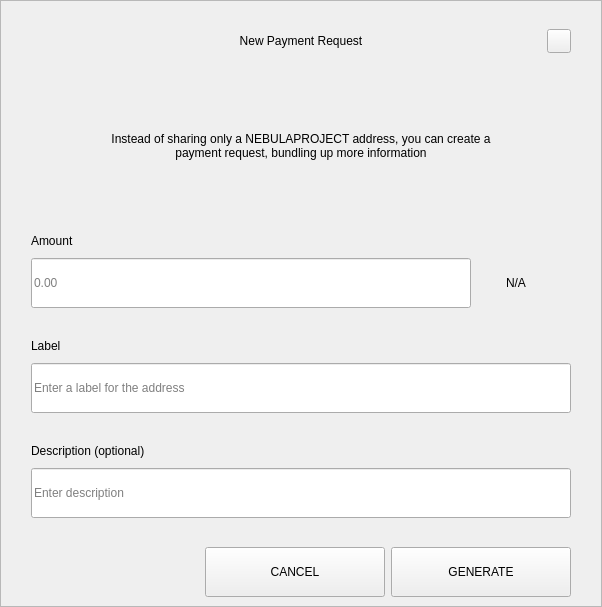
<?xml version="1.0" encoding="UTF-8"?>
<ui version="4.0">
 <class>RequestDialog</class>
 <widget class="QDialog" name="RequestDialog">
  <property name="geometry">
   <rect>
    <x>0</x>
    <y>0</y>
    <width>602</width>
    <height>607</height>
   </rect>
  </property>
  <property name="windowTitle">
   <string notr="true">N/A</string>
  </property>
  <layout class="QVBoxLayout" name="verticalLayout_5">
   <property name="spacing">
    <number>0</number>
   </property>
   <property name="leftMargin">
    <number>0</number>
   </property>
   <property name="topMargin">
    <number>0</number>
   </property>
   <property name="rightMargin">
    <number>0</number>
   </property>
   <property name="bottomMargin">
    <number>0</number>
   </property>
   <item>
    <widget class="QFrame" name="frame">
     <property name="styleSheet">
      <string notr="true"/>
     </property>
     <property name="frameShape">
      <enum>QFrame::StyledPanel</enum>
     </property>
     <property name="frameShadow">
      <enum>QFrame::Raised</enum>
     </property>
     <layout class="QVBoxLayout" name="verticalLayout_4" stretch="1,0,0">
      <property name="spacing">
       <number>0</number>
      </property>
      <property name="leftMargin">
       <number>30</number>
      </property>
      <property name="topMargin">
       <number>20</number>
      </property>
      <property name="rightMargin">
       <number>30</number>
      </property>
      <property name="bottomMargin">
       <number>0</number>
      </property>
      <item>
       <layout class="QHBoxLayout" name="horizontalLayout_3">
        <property name="spacing">
         <number>0</number>
        </property>
        <item>
         <spacer name="horizontalSpacer_21">
          <property name="orientation">
           <enum>Qt::Horizontal</enum>
          </property>
          <property name="sizeHint" stdset="0">
           <size>
            <width>40</width>
            <height>20</height>
           </size>
          </property>
         </spacer>
        </item>
        <item>
         <widget class="QLabel" name="labelTitle">
          <property name="minimumSize">
           <size>
            <width>0</width>
            <height>40</height>
           </size>
          </property>
          <property name="maximumSize">
           <size>
            <width>16777215</width>
            <height>40</height>
           </size>
          </property>
          <property name="styleSheet">
           <string notr="true">padding-left:24px;</string>
          </property>
          <property name="text">
           <string>New Payment Request</string>
          </property>
          <property name="alignment">
           <set>Qt::AlignCenter</set>
          </property>
          <property name="margin">
           <number>7</number>
          </property>
         </widget>
        </item>
        <item>
         <spacer name="horizontalSpacer">
          <property name="orientation">
           <enum>Qt::Horizontal</enum>
          </property>
          <property name="sizeHint" stdset="0">
           <size>
            <width>40</width>
            <height>20</height>
           </size>
          </property>
         </spacer>
        </item>
        <item>
         <widget class="QPushButton" name="btnEsc">
          <property name="minimumSize">
           <size>
            <width>24</width>
            <height>24</height>
           </size>
          </property>
          <property name="maximumSize">
           <size>
            <width>24</width>
            <height>24</height>
           </size>
          </property>
          <property name="focusPolicy">
           <enum>Qt::NoFocus</enum>
          </property>
          <property name="text">
           <string/>
          </property>
         </widget>
        </item>
       </layout>
      </item>
      <item>
       <widget class="QStackedWidget" name="stack">
        <property name="minimumSize">
         <size>
          <width>540</width>
          <height>0</height>
         </size>
        </property>
        <property name="maximumSize">
         <size>
          <width>540</width>
          <height>16777215</height>
         </size>
        </property>
        <property name="currentIndex">
         <number>0</number>
        </property>
        <widget class="QWidget" name="page_1">
         <property name="minimumSize">
          <size>
           <width>540</width>
           <height>0</height>
          </size>
         </property>
         <property name="maximumSize">
          <size>
           <width>540</width>
           <height>16777215</height>
          </size>
         </property>
         <layout class="QVBoxLayout" name="layout1">
          <property name="spacing">
           <number>0</number>
          </property>
          <property name="leftMargin">
           <number>0</number>
          </property>
          <property name="topMargin">
           <number>0</number>
          </property>
          <property name="rightMargin">
           <number>0</number>
          </property>
          <property name="bottomMargin">
           <number>0</number>
          </property>
          <item>
           <spacer name="verticalSpacer_21">
            <property name="orientation">
             <enum>Qt::Vertical</enum>
            </property>
            <property name="sizeType">
             <enum>QSizePolicy::Fixed</enum>
            </property>
            <property name="sizeHint" stdset="0">
             <size>
              <width>20</width>
              <height>30</height>
             </size>
            </property>
           </spacer>
          </item>
          <item alignment="Qt::AlignHCenter">
           <widget class="QLabel" name="labelMessage">
            <property name="minimumSize">
             <size>
              <width>400</width>
              <height>50</height>
             </size>
            </property>
            <property name="text">
             <string>Instead of sharing only a NEBULAPROJECT address, you can create a payment request, bundling up more information</string>
            </property>
            <property name="alignment">
             <set>Qt::AlignCenter</set>
            </property>
            <property name="wordWrap">
             <bool>true</bool>
            </property>
           </widget>
          </item>
          <item alignment="Qt::AlignBottom">
           <widget class="QWidget" name="containerAmount" native="true">
            <layout class="QVBoxLayout" name="verticalLayout">
             <property name="spacing">
              <number>9</number>
             </property>
             <property name="leftMargin">
              <number>0</number>
             </property>
             <property name="topMargin">
              <number>0</number>
             </property>
             <property name="rightMargin">
              <number>0</number>
             </property>
             <property name="bottomMargin">
              <number>0</number>
             </property>
             <item>
              <widget class="QLabel" name="labelSubtitleAmount">
               <property name="minimumSize">
                <size>
                 <width>350</width>
                 <height>16</height>
                </size>
               </property>
               <property name="maximumSize">
                <size>
                 <width>16777215</width>
                 <height>16</height>
                </size>
               </property>
               <property name="text">
                <string>Amount</string>
               </property>
              </widget>
             </item>
             <item alignment="Qt::AlignTop">
              <widget class="QWidget" name="layoutAmount" native="true">
               <layout class="QHBoxLayout" name="horizontalLayout" stretch="2,0">
                <property name="spacing">
                 <number>0</number>
                </property>
                <property name="leftMargin">
                 <number>0</number>
                </property>
                <property name="topMargin">
                 <number>0</number>
                </property>
                <property name="rightMargin">
                 <number>0</number>
                </property>
                <property name="bottomMargin">
                 <number>0</number>
                </property>
                <item>
                 <widget class="QLineEdit" name="lineEditAmount">
                  <property name="minimumSize">
                   <size>
                    <width>0</width>
                    <height>50</height>
                   </size>
                  </property>
                  <property name="maximumSize">
                   <size>
                    <width>16777215</width>
                    <height>50</height>
                   </size>
                  </property>
                  <property name="placeholderText">
                   <string notr="true">0.00</string>
                  </property>
                 </widget>
                </item>
                <item>
                 <widget class="QWidget" name="comboContainer" native="true">
                  <property name="minimumSize">
                   <size>
                    <width>100</width>
                    <height>50</height>
                   </size>
                  </property>
                  <property name="maximumSize">
                   <size>
                    <width>16777215</width>
                    <height>50</height>
                   </size>
                  </property>
                  <layout class="QHBoxLayout" name="horizontalLayout_31">
                   <property name="spacing">
                    <number>0</number>
                   </property>
                   <property name="leftMargin">
                    <number>0</number>
                   </property>
                   <property name="topMargin">
                    <number>0</number>
                   </property>
                   <property name="rightMargin">
                    <number>10</number>
                   </property>
                   <property name="bottomMargin">
                    <number>0</number>
                   </property>
                   <item>
                    <widget class="QLabel" name="comboBoxCoin">
                     <property name="text">
                      <string notr="true">N/A</string>
                     </property>
                     <property name="alignment">
                      <set>Qt::AlignCenter</set>
                     </property>
                    </widget>
                   </item>
                  </layout>
                 </widget>
                </item>
               </layout>
              </widget>
             </item>
            </layout>
           </widget>
          </item>
          <item>
           <spacer name="verticalSpacer_31">
            <property name="orientation">
             <enum>Qt::Vertical</enum>
            </property>
            <property name="sizeType">
             <enum>QSizePolicy::Fixed</enum>
            </property>
            <property name="sizeHint" stdset="0">
             <size>
              <width>20</width>
              <height>30</height>
             </size>
            </property>
           </spacer>
          </item>
          <item>
           <layout class="QVBoxLayout" name="verticalLayoutLabel">
            <property name="spacing">
             <number>9</number>
            </property>
            <item>
             <widget class="QLabel" name="labelSubtitleLabel">
              <property name="minimumSize">
               <size>
                <width>0</width>
                <height>16</height>
               </size>
              </property>
              <property name="maximumSize">
               <size>
                <width>16777215</width>
                <height>16</height>
               </size>
              </property>
              <property name="text">
               <string>Label</string>
              </property>
             </widget>
            </item>
            <item>
             <widget class="QLineEdit" name="lineEditLabel">
              <property name="minimumSize">
               <size>
                <width>0</width>
                <height>50</height>
               </size>
              </property>
              <property name="maximumSize">
               <size>
                <width>16777215</width>
                <height>50</height>
               </size>
              </property>
              <property name="placeholderText">
               <string>Enter a label for the address</string>
              </property>
             </widget>
            </item>
           </layout>
          </item>
          <item>
           <spacer name="verticalSpacer_34">
            <property name="orientation">
             <enum>Qt::Vertical</enum>
            </property>
            <property name="sizeType">
             <enum>QSizePolicy::Fixed</enum>
            </property>
            <property name="sizeHint" stdset="0">
             <size>
              <width>20</width>
              <height>30</height>
             </size>
            </property>
           </spacer>
          </item>
          <item>
           <layout class="QVBoxLayout" name="verticalLayoutDescription">
            <property name="spacing">
             <number>9</number>
            </property>
            <item>
             <widget class="QLabel" name="labelSubtitleDescription">
              <property name="minimumSize">
               <size>
                <width>0</width>
                <height>16</height>
               </size>
              </property>
              <property name="maximumSize">
               <size>
                <width>16777215</width>
                <height>16</height>
               </size>
              </property>
              <property name="text">
               <string>Description (optional)</string>
              </property>
             </widget>
            </item>
            <item>
             <widget class="QLineEdit" name="lineEditDescription">
              <property name="minimumSize">
               <size>
                <width>0</width>
                <height>50</height>
               </size>
              </property>
              <property name="maximumSize">
               <size>
                <width>16777215</width>
                <height>50</height>
               </size>
              </property>
              <property name="placeholderText">
               <string>Enter description</string>
              </property>
             </widget>
            </item>
            <item>
             <spacer name="verticalSpacer_4">
              <property name="orientation">
               <enum>Qt::Vertical</enum>
              </property>
              <property name="sizeType">
               <enum>QSizePolicy::Fixed</enum>
              </property>
              <property name="sizeHint" stdset="0">
               <size>
                <width>20</width>
                <height>20</height>
               </size>
              </property>
             </spacer>
            </item>
           </layout>
          </item>
         </layout>
        </widget>
        <widget class="QWidget" name="page_2">
         <layout class="QVBoxLayout" name="layout2">
          <item>
           <spacer name="verticalSpacer_5">
            <property name="orientation">
             <enum>Qt::Vertical</enum>
            </property>
            <property name="sizeType">
             <enum>QSizePolicy::Fixed</enum>
            </property>
            <property name="sizeHint" stdset="0">
             <size>
              <width>20</width>
              <height>50</height>
             </size>
            </property>
           </spacer>
          </item>
          <item alignment="Qt::AlignHCenter">
           <widget class="QLabel" name="labelQrImg">
            <property name="minimumSize">
             <size>
              <width>260</width>
              <height>260</height>
             </size>
            </property>
            <property name="maximumSize">
             <size>
              <width>260</width>
              <height>260</height>
             </size>
            </property>
            <property name="text">
             <string/>
            </property>
            <property name="alignment">
             <set>Qt::AlignCenter</set>
            </property>
           </widget>
          </item>
          <item>
           <spacer name="verticalSpacer_2">
            <property name="orientation">
             <enum>Qt::Vertical</enum>
            </property>
            <property name="sizeType">
             <enum>QSizePolicy::Fixed</enum>
            </property>
            <property name="sizeHint" stdset="0">
             <size>
              <width>20</width>
              <height>30</height>
             </size>
            </property>
           </spacer>
          </item>
          <item alignment="Qt::AlignHCenter">
           <widget class="QLabel" name="labelAddress">
            <property name="text">
             <string notr="true">N/A </string>
            </property>
           </widget>
          </item>
          <item>
           <spacer name="verticalSpacer_32">
            <property name="orientation">
             <enum>Qt::Vertical</enum>
            </property>
            <property name="sizeType">
             <enum>QSizePolicy::Expanding</enum>
            </property>
            <property name="sizeHint" stdset="0">
             <size>
              <width>20</width>
              <height>20</height>
             </size>
            </property>
           </spacer>
          </item>
          <item>
           <layout class="QHBoxLayout" name="horizontal">
            <property name="leftMargin">
             <number>20</number>
            </property>
            <property name="rightMargin">
             <number>20</number>
            </property>
            <property name="bottomMargin">
             <number>20</number>
            </property>
            <item>
             <spacer name="horizontalSpacer_4">
              <property name="orientation">
               <enum>Qt::Horizontal</enum>
              </property>
              <property name="sizeHint" stdset="0">
               <size>
                <width>40</width>
                <height>20</height>
               </size>
              </property>
             </spacer>
            </item>
            <item>
             <widget class="QPushButton" name="btnCopyAddress">
              <property name="minimumSize">
               <size>
                <width>180</width>
                <height>50</height>
               </size>
              </property>
              <property name="text">
               <string>COPY ADDRESS</string>
              </property>
             </widget>
            </item>
            <item>
             <widget class="QPushButton" name="btnCopyUrl">
              <property name="minimumSize">
               <size>
                <width>180</width>
                <height>50</height>
               </size>
              </property>
              <property name="text">
               <string>COPY URL</string>
              </property>
             </widget>
            </item>
            <item>
             <spacer name="horizontalSpacer_2">
              <property name="orientation">
               <enum>Qt::Horizontal</enum>
              </property>
              <property name="sizeHint" stdset="0">
               <size>
                <width>40</width>
                <height>20</height>
               </size>
              </property>
             </spacer>
            </item>
           </layout>
          </item>
         </layout>
        </widget>
       </widget>
      </item>
      <item>
       <widget class="QWidget" name="buttonsStack" native="true">
        <layout class="QHBoxLayout" name="horizontalLayout_5">
         <property name="leftMargin">
          <number>20</number>
         </property>
         <property name="rightMargin">
          <number>0</number>
         </property>
         <item>
          <spacer name="horizontalSpacer_41">
           <property name="orientation">
            <enum>Qt::Horizontal</enum>
           </property>
           <property name="sizeHint" stdset="0">
            <size>
             <width>40</width>
             <height>20</height>
            </size>
           </property>
          </spacer>
         </item>
         <item>
          <widget class="QPushButton" name="btnCancel">
           <property name="minimumSize">
            <size>
             <width>180</width>
             <height>50</height>
            </size>
           </property>
           <property name="focusPolicy">
            <enum>Qt::NoFocus</enum>
           </property>
           <property name="text">
            <string>CANCEL</string>
           </property>
          </widget>
         </item>
         <item>
          <widget class="QPushButton" name="btnSave">
           <property name="minimumSize">
            <size>
             <width>180</width>
             <height>50</height>
            </size>
           </property>
           <property name="focusPolicy">
            <enum>Qt::NoFocus</enum>
           </property>
           <property name="text">
            <string>GENERATE</string>
           </property>
          </widget>
         </item>
        </layout>
       </widget>
      </item>
     </layout>
    </widget>
   </item>
  </layout>
 </widget>
 <resources/>
 <connections/>
</ui>
